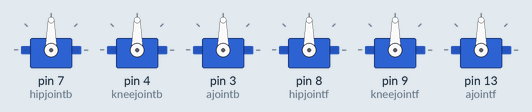
A sketch run on a simulated Arduino Uno, built with avr-gcc and run on an emulated ATmega328P. Shown: 6 × servo.

Above: at 0.05 s.
At 0.65 s:
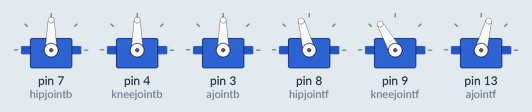
At 1.25 s:
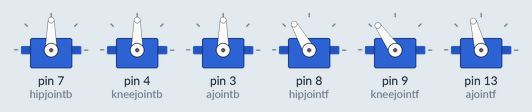
At 2.5 s:
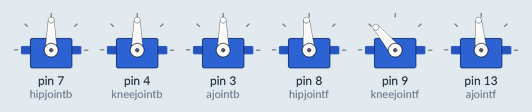
At 4.05 s:
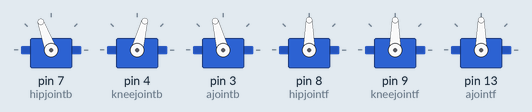
At 5.6 s:
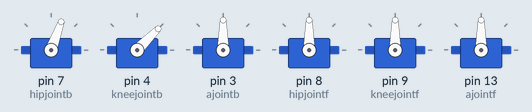
Timing chart, 0 to 7.3 s (numbered marks = the images above):
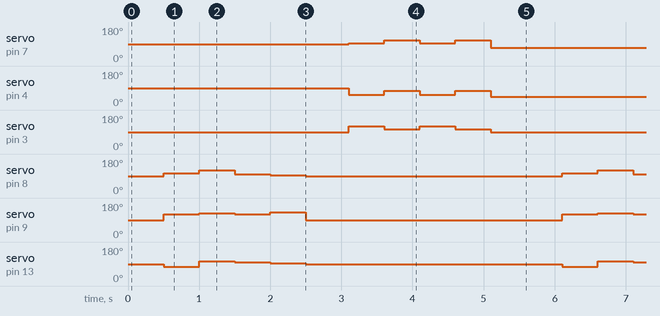

Measured:
- by itself, servo on pin 7 (hipjointb): repeats every 5.6 s: 110° 0.50 s, 95° 0.50 s, 110° 0.50 s, 70° 3.6 s, 95° 0.50 s
- by itself, servo on pin 4 (kneejointb): repeats every 5.6 s: 75° 0.50 s, 55° 0.50 s, 75° 0.50 s, 45° 3.6 s, 55° 0.50 s
- by itself, servo on pin 3 (ajointb): repeats every 5.6 s: 105° 0.50 s, 120° 0.50 s, 105° 0.50 s, 90° 3.6 s, 120° 0.50 s
- by itself, servo on pin 8 (hipjointf): repeats every 5.6 s: 120° 0.50 s, 100° 0.50 s, 95° 0.50 s, 90° 3.6 s, 105° 0.50 s
- by itself, servo on pin 9 (kneejointf): repeats every 5.6 s: 125° 0.50 s, 120° 0.50 s, 130° 0.50 s, 90° 3.6 s, 120° 0.50 s
- by itself, servo on pin 13 (ajointf): repeats every 5.6 s: 105° 0.50 s, 100° 0.50 s, 95° 0.50 s, 90° 3.6 s, 75° 0.50 s

The sketch:

boar_legs_final1.ino
```cpp
#include <Servo.h>
//user's guide: it runs by itself,
//it does the front leg first
//then the back and repeat
//b relates to the back leg while f or f in something means front leg
const int bh = 7;
const int bk = 4;
const int ba= 3;
const int fh = 8;
const int fk = 9;
const int fa = 13;
//origin point for the joints
int hipf= 90;
int kneef = 90;
int anlkf = 90;
int hip = 70;
int knee = 45;
int anlke = 90;
//servo stuff
Servo hipjointb;
Servo kneejointb;
Servo  ajointb;
Servo hipjointf;
Servo kneejointf;
Servo ajointf;
void setup()
{
  //all of the attached servos for the 2 legs
  hipjointb.attach(7);
  kneejointb.attach(4);
  ajointb.attach(3);
  hipjointf.attach(8);
  kneejointf.attach(9);
  ajointf.attach(13);
}
//front leg control writes
void flforshort(int fh,int fk, int fa){
  //angle postion
hipjointf.write(hipf+fh);
  kneejointf.write(kneef+fk);
  ajointf.write(anlkf+fa);
  delay(500);
}
//back leg control writes
void blforshort(int h,int kb, int ab){
  //angle postion
hipjointb.write(hip+h);
  kneejointb.write(knee+kb);
  ajointb.write(anlke+ab);
  delay(500);
}

void loop()
{  delay(500);
 //front leg
 flforshort(15,30,-15);
 flforshort(30,35,15);
flforshort(10,30,10);
 flforshort(5,40,5);
  flforshort(0,0,0);
 //backleg
 delay(100);
  blforshort(25,10,30);
  blforshort(40,30,15);
 blforshort(25,10,30);
blforshort(40,30,15);
 blforshort(0,0,0);
}
```
